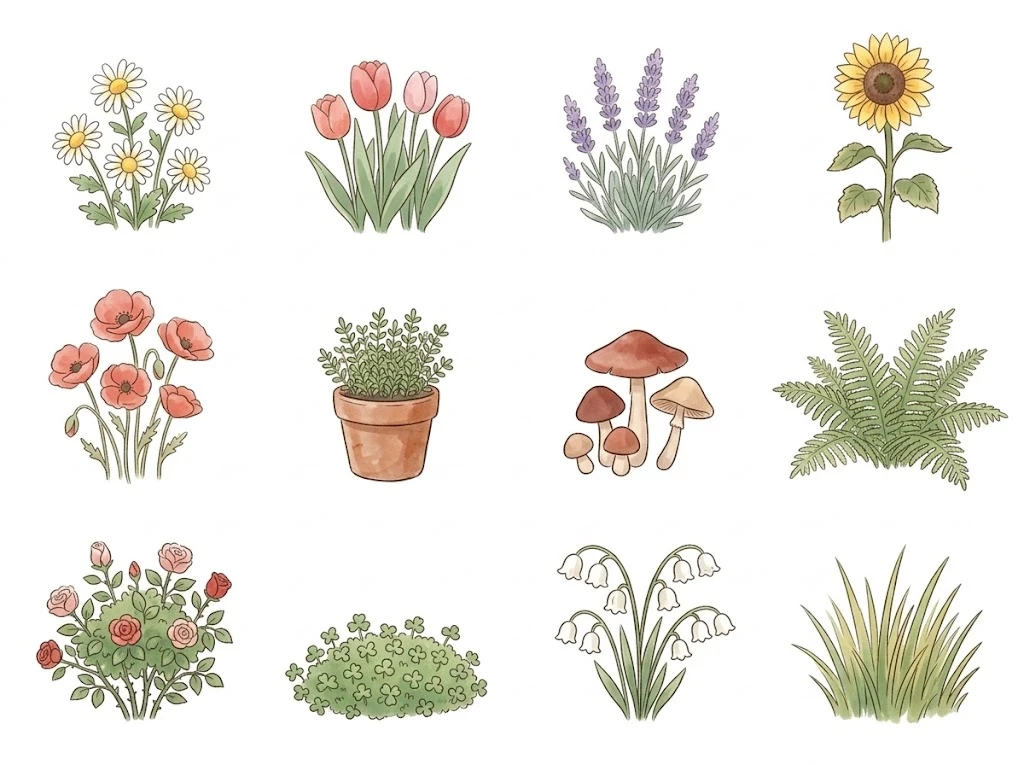
#> input picture assets/giardino/fiori_original.png, 1024 x 765 px, found by its file name
$ python cutout_giardino.py
#> lines starting #> are read from the running program, lines starting #| are printed output that depends on the picture; after the words box and inside, x2 and y2 are one past the last pixel; in counts of white or black regions, pixels touching at a corner belong together
#!/usr/bin/env python3
"""Ritaglia gli oggetti del giardino: assets/giardino/<foglio>_original.png -> assets/giardino/<id>.png

Ogni foglio ha i suoi oggetti in una griglia (di solito 4 colonne per 3 righe), in ordine di lettura, ognuno nella sua cella:
  fiori_original.png       su fondo bianco
  compagni_original.png    su fondo magenta (#FF00FF): le case e le cose per i compagni
  arredi_original.png      su fondo magenta
  luci_original.png        su fondo magenta, 2 colonne per 2 righe: del braciere, spento e acceso (le altre due celle non servono)
  luci2_original.png       su fondo magenta, 3 colonne per 2 righe: dell'alberello di lucine e della lanterna sul ceppo (le altre celle non servono)
  luci3_original.png       su fondo magenta, 2 colonne per 2 righe: le luci degli animali (barattolo di lucciole, lanterna per la voliera, lampada da fienile, candela nel cesto)
Le celle senza id (None) si saltano. Il braciere acceso e quello spento sono lo stesso disegno con la fiamma: si ritagliano insieme (stessa larghezza e stesso fondo),
perché in giardino si scambiano di sera senza che si muova niente.

Il fondo magenta si toglie meglio di quello bianco (non confonde i petali o le campanule bianche con lo sfondo);
sul bianco, invece, il bianco chiuso fra gli steli e le foglie è sfondo, tranne dove sta dentro un fiore bianco
(KEEP_POCKETS). I bordi si ripuliscono dal rosa che il magenta lascia sui contorni.

Il prato (prato_original.png, 1024x506) viene ingrandito 2x con una buona interpolazione -> prato.png.

Uso, dalla cartella principale:  python3 tools/cutout_giardino.py
"""
from collections import deque
import numpy as np
from PIL import Image

DIR = "assets/giardino"
# (foglio, sfondo, gli id degli oggetti in ordine di lettura (None = cella da saltare), oggetti con il bianco chiuso da tenere, colonne, righe)
SHEETS = [
    ("fiori_original.png", "white",
     ["margherite", "tulipani", "lavanda", "girasole", "papaveri", "erbe", "funghi", "felci", "rosaio", "trifoglio",
      "mughetti", "erba-alta"],
     {"margherite", "mughetti"}, 4, 3),
    ("compagni_original.png", "magenta",
     ["casetta-gatto", "tiragraffi", "cesto-cuscino", "casetta-porcellino", "tunnel", "cesto-carote", "casetta-uccelli",
      "altalena-uccelli", "bagnetto", "vaso-grande", "annaffiatoio", "aiuola"],
     set(), 4, 3),
    ("arredi_original.png", "magenta",
     ["panchina", "altalena", "amaca", "tavolino", "picnic", "sdraio", "lampione", "bandierine", "carillon",
      "cancelletto", "arco-rose", "ponticello"],
     set(), 4, 3),
    ("luci_original.png", "magenta", [None, None, "braciere", "braciere-acceso"], set(), 2, 2),
    ("luci2_original.png", "magenta", ["alberello-lucine", None, "lanterna-ceppo", None, None, None], set(), 3, 2),
    ("luci3_original.png", "magenta", ["barattolo-lucciole", "lanterna-voliera", "lampada-fienile", "candela-cesto"], set(), 2, 2),
]
# Coppie che si scambiano senza muoversi: stessa larghezza e stesso fondo (la cima può essere diversa).
PAIRS = [("braciere", "braciere-acceso")]
BG_MIN = 240            # sul bianco: sopra questo canale minimo un pixel è sfondo
MIN_SPECK = 25          # macchioline staccate più piccole di così si tolgono (sfondo bianco)
MIN_PIECE = 150         # idem sul magenta: i pezzi veri (le aste delle bandierine) sono più grandi
PAD = 3


def dilate(mask, n):
    out = mask.copy()
    for _ in range(n):
        p = np.pad(out, 1)
        out = p[1:-1, 1:-1] | p[:-2, 1:-1] | p[2:, 1:-1] | p[1:-1, :-2] | p[1:-1, 2:]
    return out


def flood(passable, seeds, diagonal=False):
    h, w = passable.shape
    seen = np.zeros((h, w), dtype=bool)
    q = deque()
    for y, x in seeds:
        if passable[y, x] and not seen[y, x]:
            seen[y, x] = True
            q.append((y, x))
    steps = ((1, 0), (-1, 0), (0, 1), (0, -1))
    if diagonal:
        steps += ((1, 1), (1, -1), (-1, 1), (-1, -1))
    while q:
        y, x = q.popleft()
        for dy, dx in steps:
            ny, nx = y + dy, x + dx
            if 0 <= ny < h and 0 <= nx < w and passable[ny, nx] and not seen[ny, nx]:
                seen[ny, nx] = True
                q.append((ny, nx))
    return seen


def keep_pieces(mask, min_size):
    """Tiene solo i pezzi connessi (anche in diagonale) di almeno `min_size` pixel."""
    keep = np.zeros_like(mask)
    seen = np.zeros_like(mask)
    for y, x in zip(*np.where(mask)):
        if seen[y, x]:
            continue
        piece = flood(mask & ~seen, [(y, x)], diagonal=True)
        seen |= piece
        if piece.sum() >= min_size:
            keep |= piece
    return keep


def border_seeds(h, w):
    return [(0, x) for x in range(w)] + [(h - 1, x) for x in range(w)] \
         + [(y, 0) for y in range(h)] + [(y, w - 1) for y in range(h)]


def white_object(rgb, keep_pockets):
    """Un oggetto su fondo bianco -> RGBA."""
    minc = rgb.min(axis=2)
    cand = minc >= BG_MIN
    h, w = cand.shape
    bg = flood(cand, border_seeds(h, w))            # il bianco raggiungibile dal bordo
    if not keep_pockets:
        # anche il bianco chiuso fra gli steli e le foglie è sfondo
        rest = cand & ~bg
        seen = np.zeros_like(rest)
        for y, x in zip(*np.where(rest)):
            if seen[y, x]:
                continue
            pocket = flood(rest & ~seen, [(y, x)])
            seen |= pocket
            if pocket.sum() >= 6:
                bg |= pocket
    bg = bg | (dilate(bg, 1) & (minc > 225))        # l'alone chiaro
    fg = keep_pieces(~bg, MIN_SPECK)
    edge = fg & dilate(~fg, 1)
    alpha = np.where(edge, np.clip((255 - minc) / 70, 0.3, 1), fg.astype(np.float32))
    a = np.maximum(alpha, 1e-3)[..., None]
    color = np.clip(np.where(edge[..., None], (rgb - 255 * (1 - a)) / a, rgb), 0, 255)
    return np.dstack([color, alpha * 255]).astype(np.uint8)


def magenta_object(rgb):
    """Un oggetto su fondo magenta -> RGBA, con i bordi ripuliti dal rosa dello sfondo."""
    r, g, b = rgb[..., 0], rgb[..., 1], rgb[..., 2]
    magenta = np.minimum(r, b) - g                  # quanto un pixel è magenta
    alpha = np.clip(1 - (magenta - 60) / (170 - 60), 0, 1)
    keep = keep_pieces(alpha > 0.5, MIN_PIECE)
    alpha = np.where(dilate(keep, 3), alpha, 0)
    out = rgb.copy()
    edge = dilate(alpha < 0.5, 5) & (alpha > 0.02)
    spill = np.maximum(0, np.minimum(out[..., 0], out[..., 2]) - out[..., 1])
    k = np.where(edge, 0.9, 0.0)
    out[..., 0] -= k * spill
    out[..., 2] -= k * spill
    return np.dstack([np.clip(out, 0, 255), alpha * 255]).astype(np.uint8)


def bounds(rgba):
    """(x0, x1, y0, y1) del disegno, senza margine (estremo escluso)."""
    ys, xs = np.where(rgba[..., 3] > 25)
    return xs.min(), xs.max() + 1, ys.min(), ys.max() + 1


def crop(rgba, box=None):
    x0, x1, y0, y1 = box or bounds(rgba)
    return rgba[max(y0 - PAD, 0):min(y1 + PAD, rgba.shape[0]), max(x0 - PAD, 0):min(x1 + PAD, rgba.shape[1])]


def main():
    written = 0
    cut = {}
    for name, background, ids, keep, columns, rows in SHEETS:
        sheet = np.asarray(Image.open(f"{DIR}/{name}").convert("RGB")).astype(np.float32)
        height, width, _ = sheet.shape
#> height = 765; width = 1024
        ch, cw = height / rows, width / columns
#> ch = 255; cw = 256
        assert len(ids) == columns * rows, f"{name}: servono {columns * rows} id"
        for n, item in enumerate(ids):
            if item is None:
                continue
            row, col = divmod(n, columns)
            cell = sheet[int(row * ch):int((row + 1) * ch), int(col * cw):int((col + 1) * cw)]
            cut[item] = white_object(cell, item in keep) if background == "white" else magenta_object(cell)
#> this loop made 12 passes
#> pass 1, in main, `cell = sheet[int(row * ch):int((row + 1) * ch), int(col * cw):int((col..`:
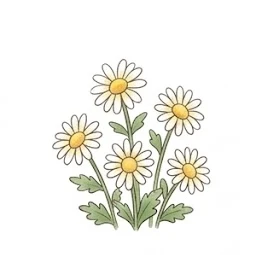
#> cell: shape (255, 256, 3) float32; mean R, G, B 242, 241.5, 235.7
#> pass 1, in white_object, `minc = rgb.min(axis=2)`:
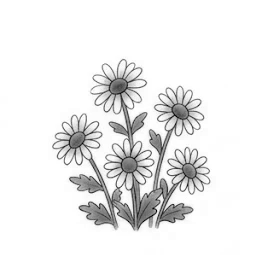
#> minc: shape (255, 256) float32; min 0, max 255, mean 235.7
#> pass 1, in white_object, `cand = minc >= BG_MIN`:
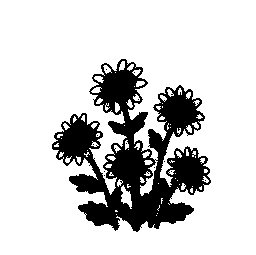
#> cand: shape (255, 256) bool; 81.1% white; 13 black regions (12 under 20 px), largest, box (x1, y1, x2, y2) and area: (52, 59, 211, 232) 12332
#> pass 1, in white_object, `bg = flood(cand, border_seeds(h, w))`:
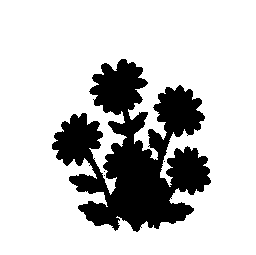
#> bg: shape (255, 256) bool; 78.3% white; 4 black regions (3 under 20 px), largest, box (x1, y1, x2, y2) and area: (52, 59, 211, 232) 14160
#> after the loop:
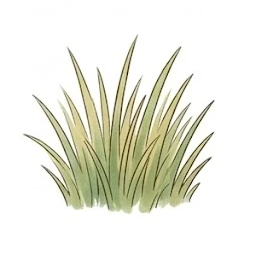
#> cell: shape (255, 256, 3) float32; mean R, G, B 234.6, 234.8, 223.5
#> after the loop, cut = 12 items
#> pass 2 of the loop in main, `for name, background, ids, keep, columns, rows in SHEETS:`:
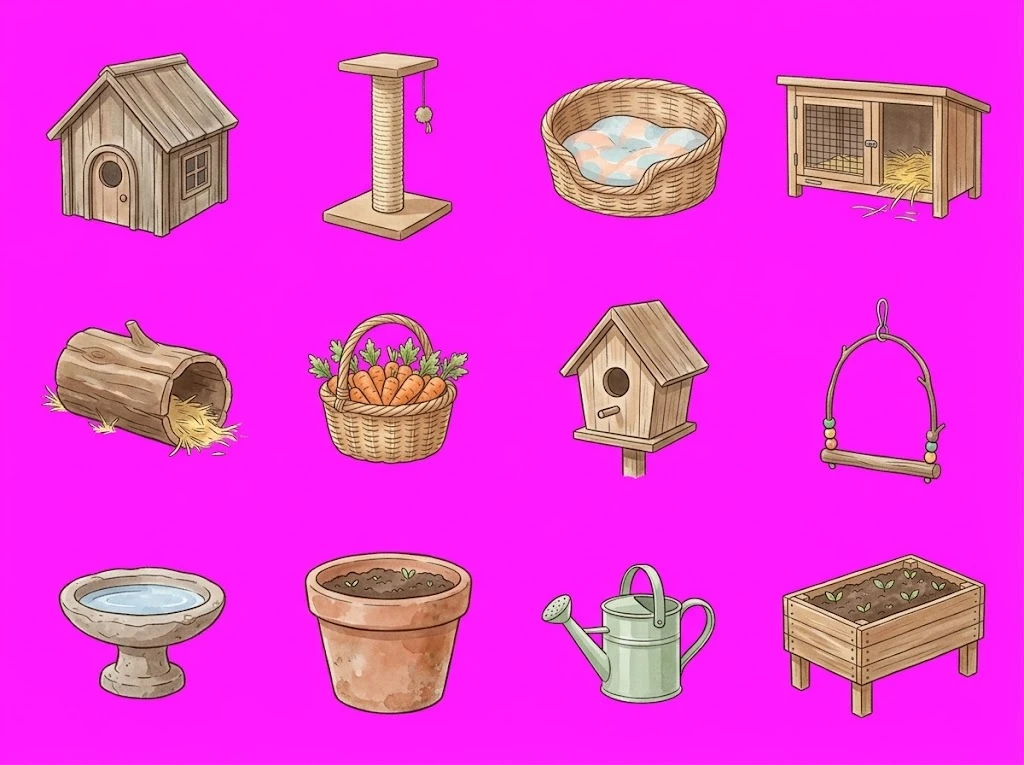
#> input picture assets/giardino/compagni_original.png, 1024 x 765 px, found by its file name
#> the loop in main, `for n, item in enumerate(ids):` made 12 passes
#> pass 1, in magenta_object, `r, g, b = rgb[..., 0], rgb[..., 1], rgb[..., 2]`:
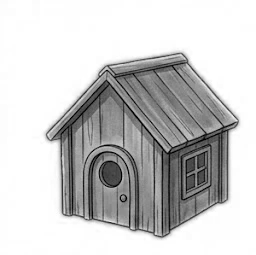
#> b: shape (255, 256) float32; min 0, max 255, mean 201.9
#> after the loop in main, `for n, item in enumerate(ids):`:
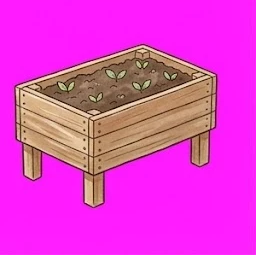
#> cell: shape (255, 256, 3) float32; mean R, G, B 226.7, 60.5, 205.3
#> pass 3 of the loop in main, `for name, background, ids, keep, columns, rows in SHEETS:`:
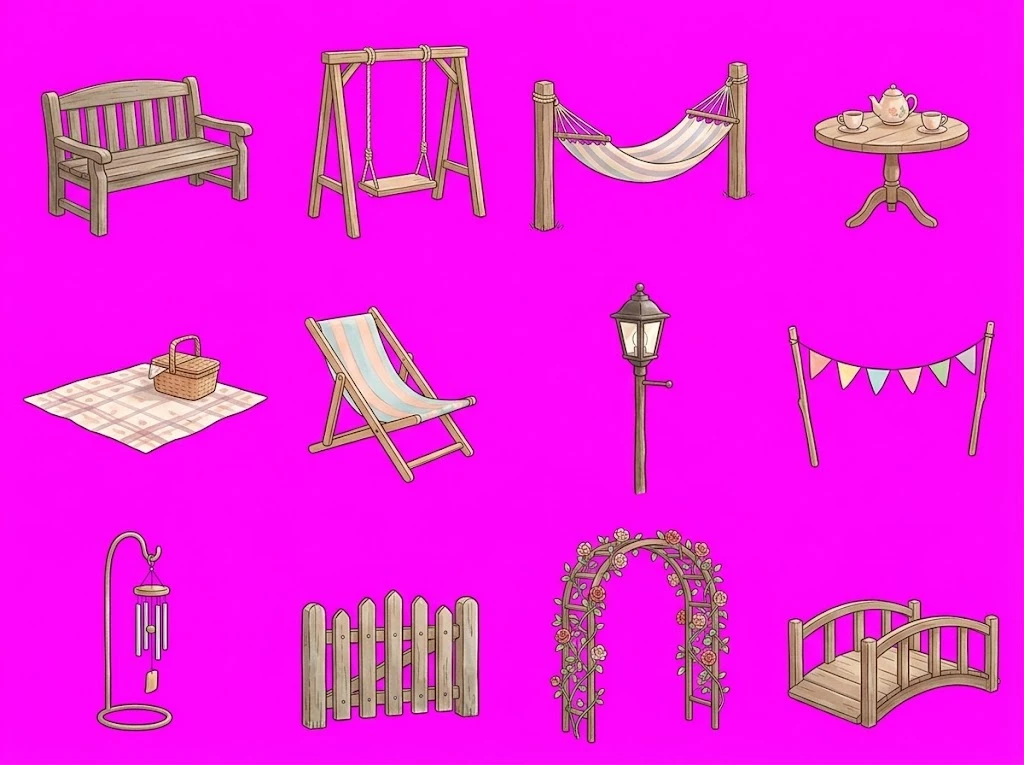
#> input picture assets/giardino/arredi_original.png, 1024 x 765 px, found by its file name
#> the loop in main, `for n, item in enumerate(ids):` made 12 passes
#> pass 1, in magenta_object (call 13), `r, g, b = rgb[..., 0], rgb[..., 1], rgb[..., 2]`:
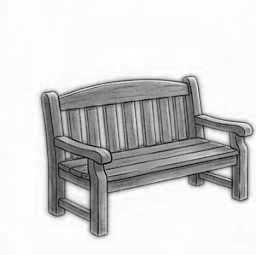
#> b: shape (255, 256) float32; min 0, max 255, mean 210.6
#> after the loop in main, `for n, item in enumerate(ids):`:
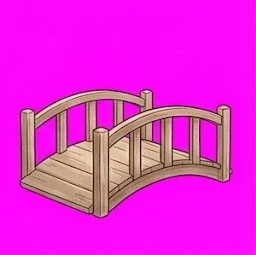
#> cell: shape (255, 256, 3) float32; mean R, G, B 231.6, 38.6, 216.4
#> the loop made 6 passes; the first 3 are shown
    boxes = {item: bounds(rgba) for item, rgba in cut.items()}
    for first, second in PAIRS:
        # stessa larghezza (l'unione) e stesso fondo; ognuno tiene la sua cima
        x0, x1 = min(boxes[first][0], boxes[second][0]), max(boxes[first][1], boxes[second][1])
        y1 = max(boxes[first][3], boxes[second][3])
        for item in (first, second):
            boxes[item] = (x0, x1, boxes[item][2], y1)
    for item, rgba in cut.items():
        Image.fromarray(crop(rgba, boxes[item]), "RGBA").save(f"{DIR}/{item}.png", optimize=True)
        written += 1
#> this loop made 44 passes
#> item on passes 1 to 12: 'margherite', 'tulipani', 'lavanda', 'girasole', 'papaveri', 'erbe', 'funghi', 'felci', 'rosaio', 'trifoglio', 'mughetti', 'erba-alta'
#> pass 1, in main, `Image.fromarray(crop(rgba, boxes[item]), "RGBA").save(f"{DIR}/{item}.p..`:
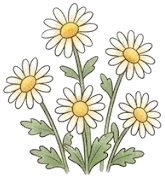
#> saved as margherite.png: PIL image 165x178 RGBA; mean R, G, B, A 225.6, 224.5, 211.7, 116.8; transparent parts drawn white
#> pass 2, in main, `Image.fromarray(crop(rgba, boxes[item]), "RGBA").save(f"{DIR}/{item}.p..`:
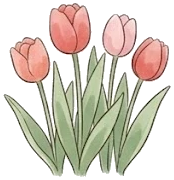
#> saved as tulipani.png: PIL image 174x180 RGBA; mean R, G, B, A 214.9, 206.3, 193.5, 132.3; transparent parts drawn white
#> (the run stopped early here; a loop or call above may not have finished)
